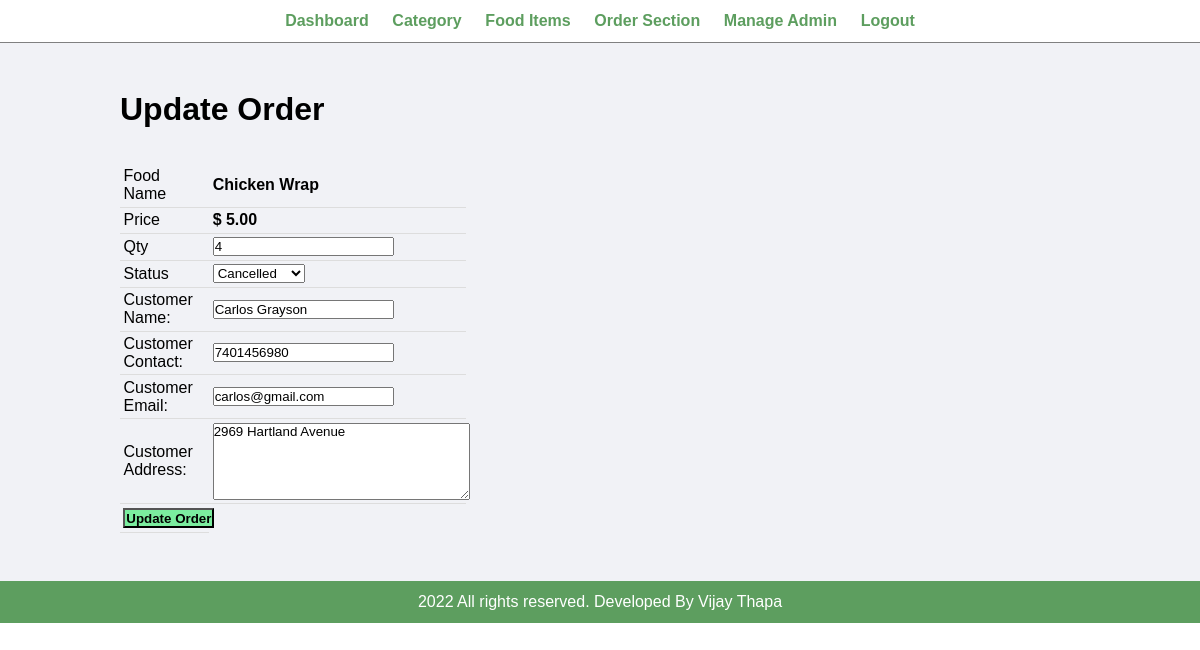
The page /admin/update-order.php?id=9 (signed in) on the database its author committed.
### tables this page shows
CREATE TABLE `tbl_order` (
  `id` int(10) UNSIGNED NOT NULL,
  `food` varchar(150) NOT NULL,
  `price` decimal(10,2) NOT NULL,
  `qty` int(11) NOT NULL,
  `total` decimal(10,2) NOT NULL,
  `order_date` datetime NOT NULL,
  `status` varchar(50) NOT NULL,
  `customer_name` varchar(150) NOT NULL,
  `customer_contact` varchar(20) NOT NULL,
  `customer_email` varchar(150) NOT NULL,
  `customer_address` varchar(255) NOT NULL
);

### admin/update-order.php (the view, shortened to what this page needs)
<?php include('partials/menu.php'); ?>
<div class="main-content">
    <div class="wrapper">
        <h1>Update Order</h1>
        <br><br>
        <?php
            if(isset($_GET['id']))
            {
                $id=$_GET['id'];
                $sql = "SELECT * FROM tbl_order WHERE id=$id";
                $res = mysqli_query($conn, $sql);
                $count = mysqli_num_rows($res);
                if($count==1)
                {
                    $row=mysqli_fetch_assoc($res);
                    $food = $row['food'];
                    $price = $row['price'];
                    $qty = $row['qty'];
                    $status = $row['status'];
                    $customer_name = $row['customer_name'];
                    $customer_contact = $row['customer_contact'];
                    $customer_email = $row['customer_email'];
                    $customer_address= $row['customer_address'];
                }
                else
                {
                    header('location:'.SITEURL.'admin/manage-order.php');
                }
            }
            else
            {
                header('location:'.SITEURL.'admin/manage-order.php');
            }
        ?>
        <form action="" method="POST">
            <table class="tbl-30">
                <tr>
                    <td>Food Name</td>
                    <td><b> <?php echo $food; ?> </b></td>
                </tr>
                <tr>
                    <td>Price</td>
                    <td>
                        <b> $ <?php echo $price; ?></b>
                    </td>
                </tr>
                <tr>
                    <td>Qty</td>
                    <td>
                        <input type="number" name="qty" value="<?php echo $qty; ?>">
                    </td>
                </tr>
                <tr>
                    <td>Status</td>
                    <td>
                        <select name="status">
                            <option <?php if($status=="Cancelled"){echo "selected";} ?> value="Cancelled">Cancelled</option>
                        </select>
                    </td>
                </tr>
                <tr>
                    <td>Customer Name: </td>
                    <td>
                        <input type="text" name="customer_name" value="<?php echo $customer_name; ?>">
                    </td>
                </tr>
                <tr>
                    <td>Customer Contact: </td>
                    <td>
                        <input type="text" name="customer_contact" value="<?php echo $customer_contact; ?>">
                    </td>
                </tr>
                <tr>
                    <td>Customer Email: </td>
                    <td>
                        <input type="text" name="customer_email" value="<?php echo $customer_email; ?>">
                    </td>
                </tr>
                <tr>
                    <td>Customer Address: </td>
                    <td>
                        <textarea name="customer_address" cols="30" rows="5"><?php echo $customer_address; ?></textarea>
                    </td>
                </tr>
                <tr>
                    <td clospan="2">
                        <input type="submit" name="submit" value="Update Order" class="btn-secondary">
                    </td>
                </tr>
            </table>
        </form>
    </div>
</div>
<?php include('partials/footer.php'); ?>

### css/admin.css (style rules this page uses)
* { margin: 0; padding: 0; font-family: Arial, Helvetica, sans-serif; }
.wrapper { padding: 1%; width: 80%; margin: 0 auto; }
.tbl-30 { width: 30%; }
table { border-collapse: collapse; width: 100%; }
th, td { padding: 8px; text-align: left; border-bottom: 1px solid #ddd; }
table tr td { padding: 1%; }
.btn-secondary { background-color: #7bed9f; padding: 1%; color: black; text-decoration: none; font-weight: bold; }
.main-content { background-color: #f1f2f6; padding: 3% 0; }

### rows shown on the page
tbl_order: food "Chicken Wrap", price "5.00", qty "4", status "Cancelled", customer_name "Carlos Grayson", customer_contact "7401456980", customer_email "carlos@gmail.com", customer_address "2969 Hartland Avenue"
